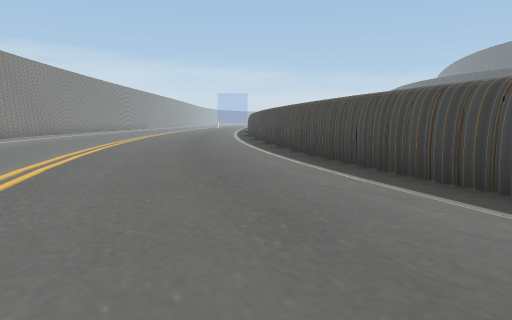
view 1 (above)

21 first-person views from a walk through a 3-D level made in the Unity game engine. The camera is 1.3 m above the floor, tilts 6° down and sees 70° across. The floor is counted in squares, 2 m on a side. Each view is taken from the middle of a square. On the plan, view 1 faces up. The plan holds only what a view shows up to about 11 squares ahead; the rest is blank. The place goes on beyond the plan. Some surface patterns are stand-ins.

view 2
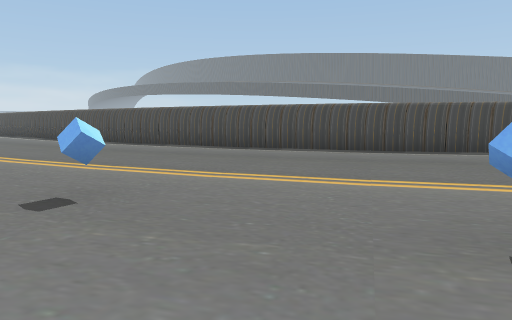

view 3
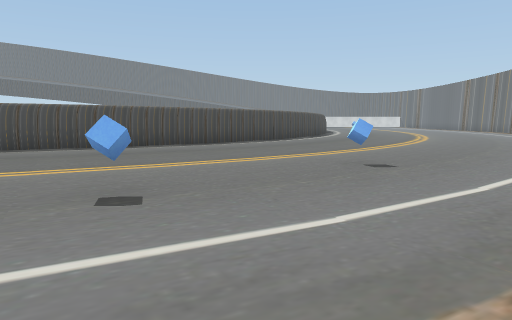

view 4
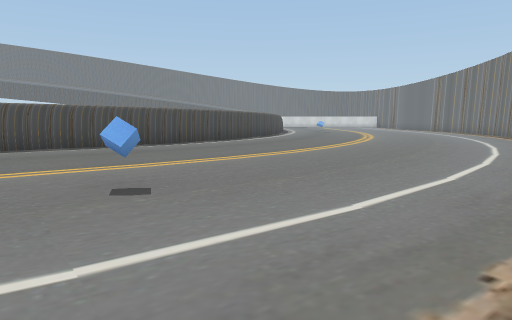

view 5
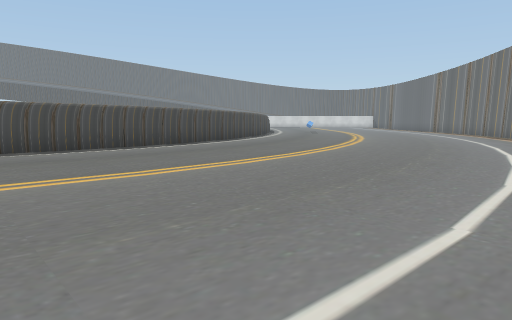

view 6
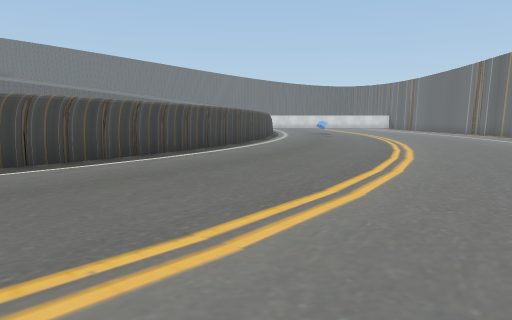

view 7
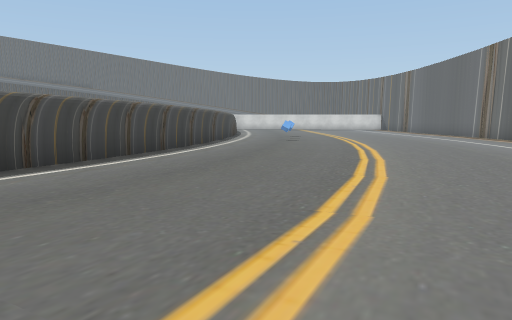

view 8
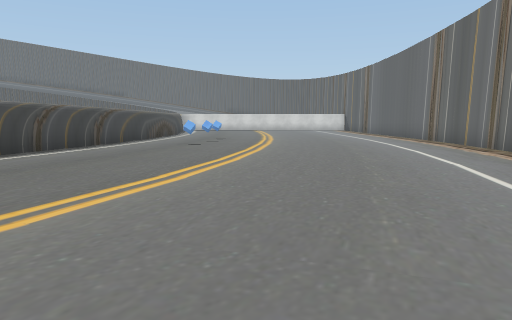

view 9
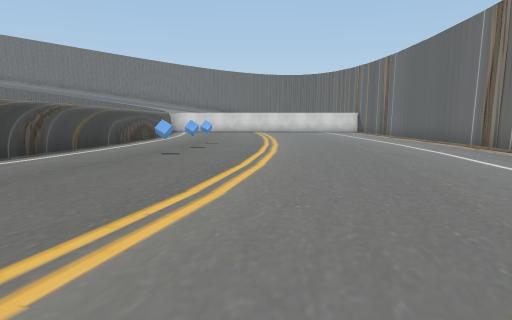

view 10
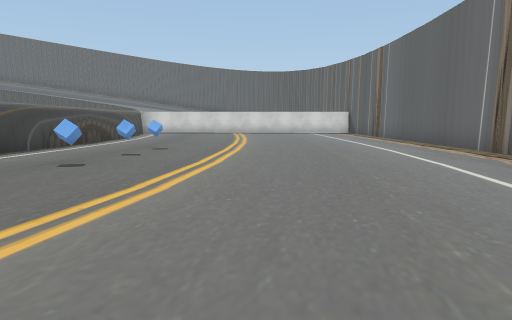

view 11
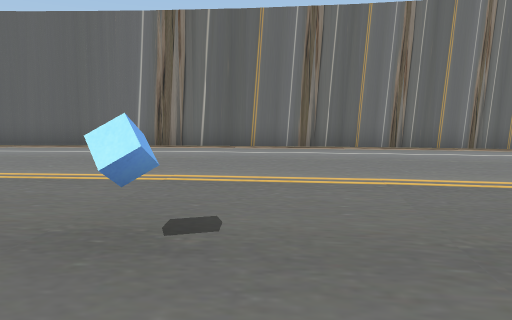

view 12
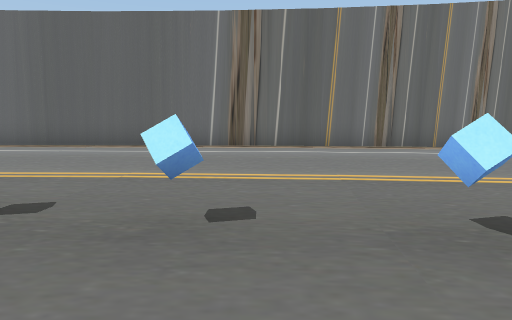

view 13
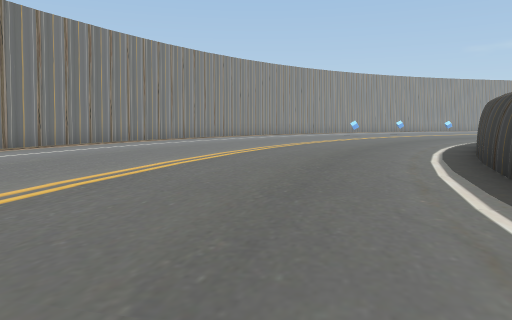

view 14
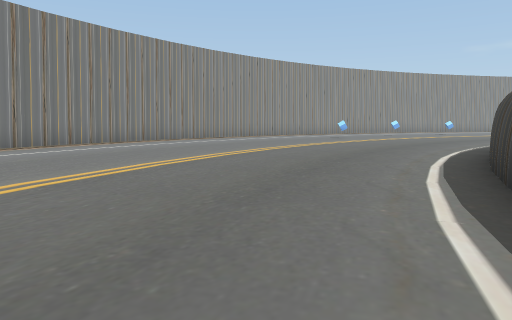

view 15
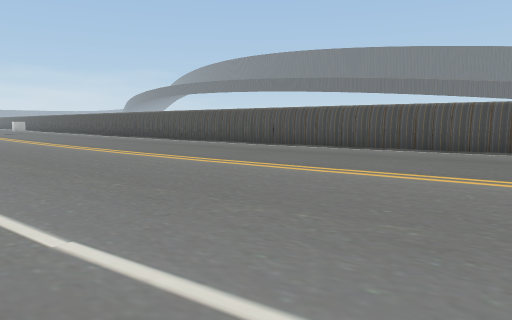

view 16
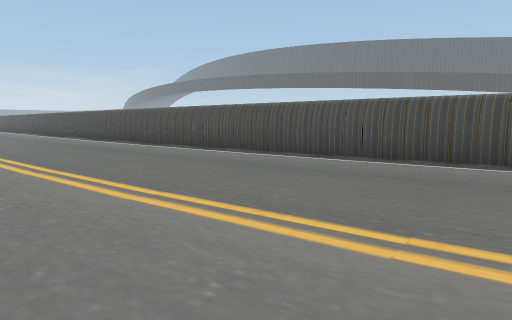

view 17
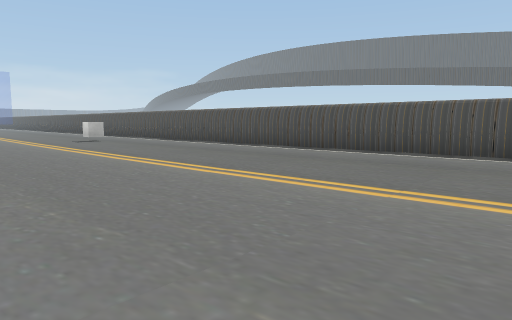

view 18
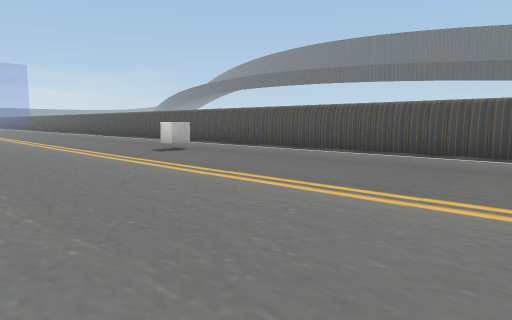

view 19
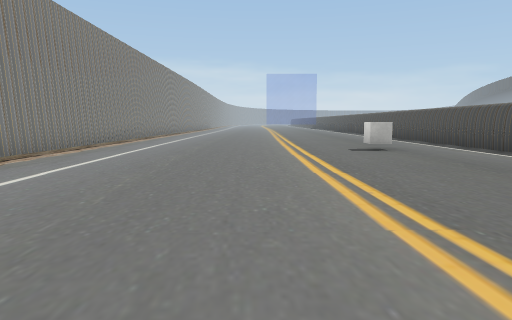

view 20
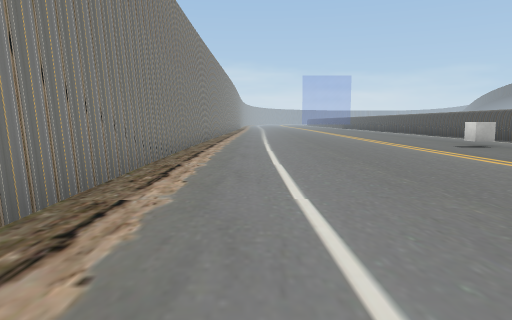

view 21
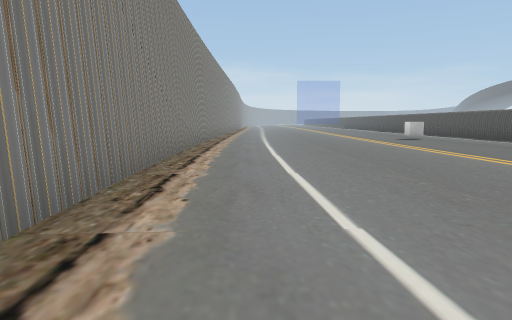

### Floor plan
Points are (right, up) in squares from view 1. A wall is a line through its corners. A room is listed if a view was taken in it or the views show most of it. See-through windows are left out.
Room 1 (views 1, 2, 3, 4, 5, 6, 7, 8, 9, 10, 11, 12, 13, 14, 15, 16, 17, 18, 19, 20, 21)
walls: (2.9, 1.2) (1.3, 5.9); (1.4, 5.8) (0.9, 7.7); (5, -2.5) (2.9, 1.3); (0.8, 7.6) (0.1, 13.4); (6.7, -4.5) (5, -2.3); (-0.1, 13.4) (-0.8, 27.1); (10.1, -7) (6.7, -4.4); (14.6, -8.8) (10, -6.9); (3.8, -15) (8.3, -17.3); (16.4, -9.1) (14.5, -8.6); (-0.6, 24.6) (-0.6, 31.1); (12.8, -18.8) (16.8, -19.5); (22.8, -10) (16.2, -9.2); (-10.8, 24.6) (-10.4, 17); (25.1, -10) (22.7, -9.9); (16.6, -19.6) (25.4, -20.3); (-10.7, 31.1) (-10.7, 24.5)
objects: blue cube (-3, -1); cube (-3, 29); blue cube (-2, -4); blue cube (1, -7); blue cube (20, -12); blue cube (22, -12); blue cube (23, -13)

Positions as (right, up) in squares from view 1, and headings:
1: (0, 0), facing up
2: (-4, -4), facing up-right
3: (-5, -5), facing right
4: (-3, -8), facing right
5: (-1, -9), facing right
6: (3, -9), facing right
7: (7, -11), facing right
8: (9, -14), facing right
9: (12, -14), facing right
10: (14, -15), facing right
11: (19, -10), facing down
12: (21, -10), facing down
13: (17, -11), facing left
14: (15, -10), facing left
15: (-8, 6), facing up-right
16: (-6, 10), facing up-right
17: (-8, 16), facing up-right
18: (-8, 21), facing up-right
19: (-6, 20), facing up
20: (-9, 19), facing up
21: (-9, 15), facing up
